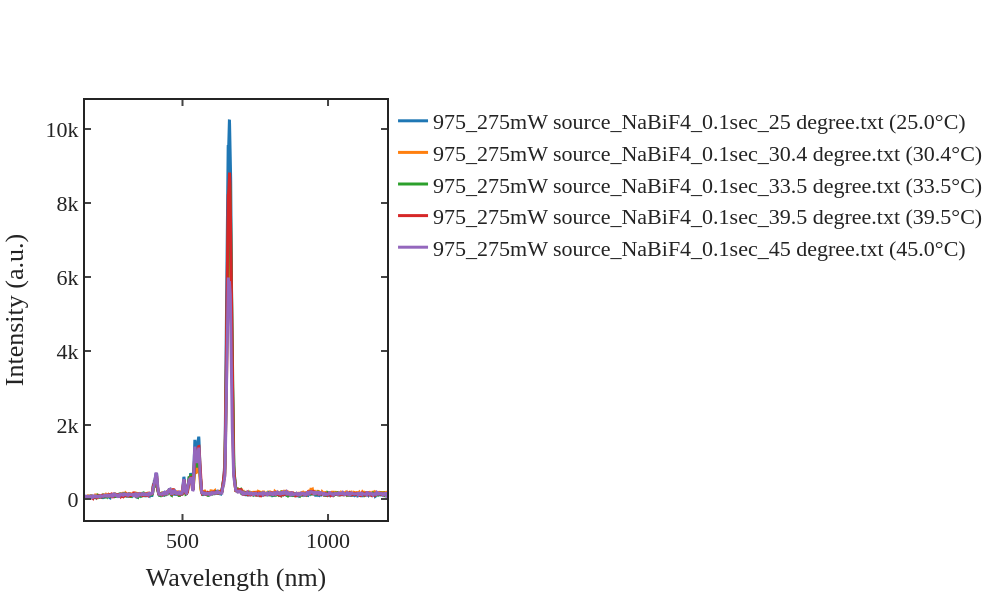
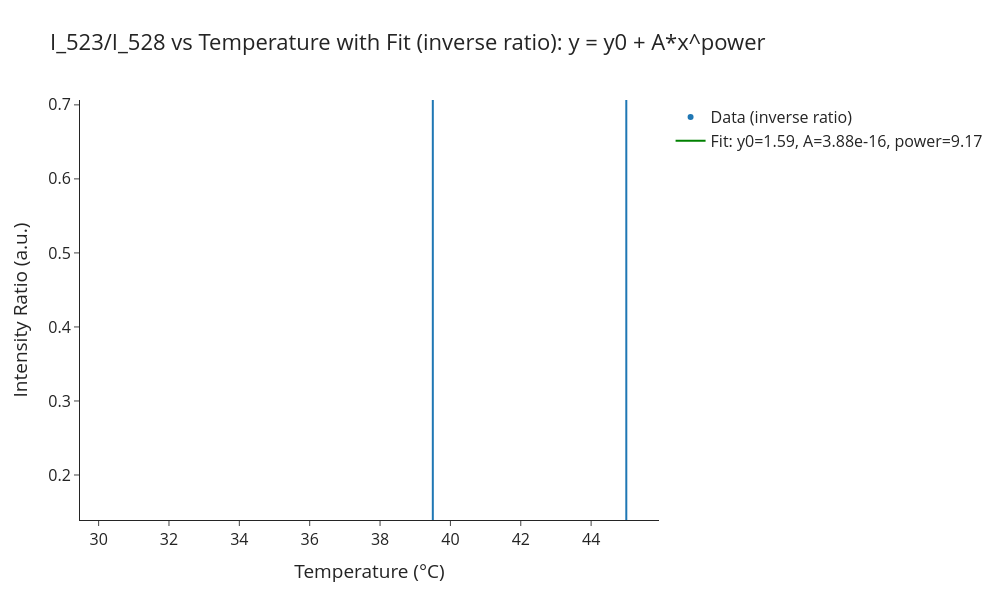
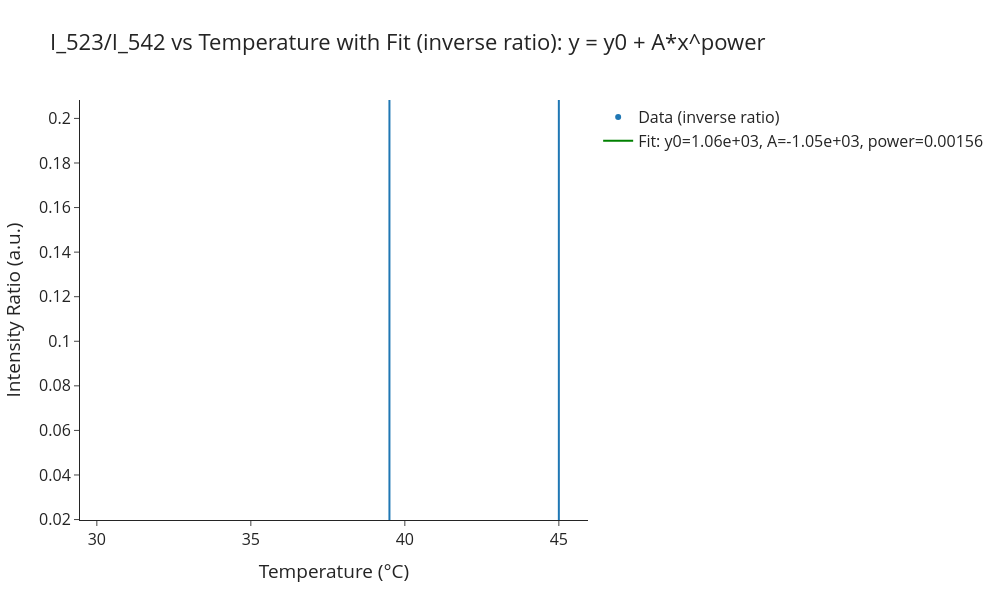
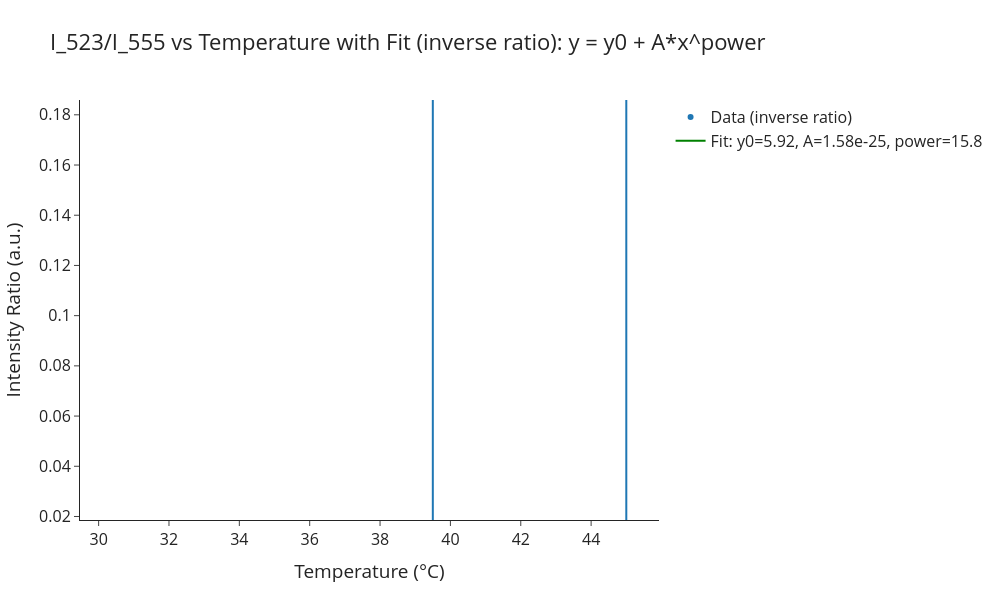

These figures' notebook cell, in order:
### Code cell
import os
import re
import numpy as np
import pandas as pd
import plotly.graph_objects as go
from itertools import combinations
from scipy.optimize import curve_fit

# Define the folder path
folder_path = r"D:\Data\2025\september\3 sep\temperature sensing"

# Plotly template with updated size
fig_template = go.layout.Template()
fig_template.layout = {
    'template': 'simple_white+presentation',
    'autosize': False,
    'width': 1000,
    'height': 600,
    'xaxis': {
        'title': 'Wavelength (nm)',
        'ticks': 'inside',
        'mirror': 'ticks',
        'linewidth': 2.0,
        'tickwidth': 2.0,
        'ticklen': 6,
        'showline': True,
        'showgrid': False,
        'zerolinecolor': 'white',
    },
    'yaxis': {
        'title': 'Intensity (a.u.)',
        'ticks': 'inside',
        'mirror': 'ticks',
        'linewidth': 2.0,
        'tickwidth': 2.0,
        'ticklen': 6,
        'showline': True,
        'showgrid': False,
        'zerolinecolor': 'white'
    },
    'font': {
        'family': 'mathjax',
        'size': 22,
    }
}

# Target wavelengths
target_wavelengths = np.array([661, 555, 542, 504, 528, 523])

# Wavelength used for background subtraction before ratio
background_wavelength = 750

# Use combinations (numerator < denominator) to avoid duplicates
ratio_pairs = list(combinations(sorted(target_wavelengths), 2))
ratio_columns = [f'I_{i}/I_{j}' for i, j in ratio_pairs]

# Regex pattern to extract temperature (decimal number before 'degree')
temp_pattern = re.compile(r'(\d+\.?\d*)\s*degree')

# Figure for spectral plots (one spectrum per temperature)
fig = go.Figure(layout=fig_template.layout)
spectra_temps_plotted = set()

results = []

for filename in sorted(os.listdir(folder_path)):
    if filename.endswith(".txt"):
        file_path = os.path.join(folder_path, filename)
        try:
            # Extract temperature from filename
            temp_match = temp_pattern.search(filename)
            if temp_match:
                temperature = float(temp_match.group(1))
            else:
                print(f"Temperature not found in filename: {filename}")
                continue

            # Load spectral data
            data = np.loadtxt(file_path)
            if data.shape[1] < 2:
                continue

            wavelength = data[:, 0]
            intensity = data[:, 1]

            # Background subtraction: subtract intensity at 750 nm
            intensity_750 = np.interp(background_wavelength, wavelength, intensity)

            # Interpolate intensities at target wavelengths
            interp_intensity = np.interp(target_wavelengths, wavelength, intensity)

            # Subtract background intensity (at 750 nm)
            interp_intensity_bg_subtracted = interp_intensity - intensity_750

            # Make sure no negative values after subtraction (set negatives to zero)
            interp_intensity_bg_subtracted = np.clip(interp_intensity_bg_subtracted, 0, None)

            # Also subtract min intensity to normalize as original code intended
            interp_intensity_bg_subtracted -= interp_intensity_bg_subtracted.min()

            # Plot one spectrum per temperature (plot original intensity minus min for display)
            if temperature not in spectra_temps_plotted:
                intensity_for_plot = intensity - intensity.min()
                fig.add_trace(go.Scatter(x=wavelength, y=intensity_for_plot, mode='lines', name=f"{filename} ({temperature}°C)"))
                spectra_temps_plotted.add(temperature)

            # Calculate ratios using background subtracted intensities
            ratios = []
            for i, j in ratio_pairs:
                i_idx = np.where(target_wavelengths == i)[0][0]
                j_idx = np.where(target_wavelengths == j)[0][0]
                denom = interp_intensity_bg_subtracted[j_idx]
                if denom == 0:
                    ratios.append(np.nan)
                else:
                    ratios.append(interp_intensity_bg_subtracted[i_idx] / denom)

            results.append([filename, temperature] + ratios)

        except Exception as e:
            print(f"Failed to process {filename}: {e}")

# Show spectral plots (one per temperature)
fig.show()

# Create DataFrame from all results (including repeated temperatures)
df = pd.DataFrame(results, columns=['Filename', 'Temperature'] + ratio_columns)
df[ratio_columns] = df[ratio_columns].round(3)

# Save detailed data with duplicates
output_csv_path = os.path.join(folder_path, "PL_Intensity_Ratios_with_Temperature.csv")
df.to_csv(output_csv_path, index=False)
print(f"\nSaved detailed ratio data with temperature to:\n{output_csv_path}")

# Group by temperature and compute mean and std deviation for each ratio
grouped = df.groupby('Temperature')[ratio_columns].agg(['mean', 'std']).reset_index()

# Flatten multiindex columns
grouped.columns = ['Temperature'] + [f"{col}_{stat}" for col, stat in grouped.columns if col != 'Temperature']

# -------------------------------
# Define the model function: y = y0 + A * x^power
def model_func(x, y0, A, power):
    return y0 + A * x ** power

# Function to compute residual sum of squares (weighted by errors)
def rss(y_obs, y_pred, y_err):
    residuals = (y_obs - y_pred) / y_err
    return np.nansum(residuals ** 2)

# Prepare results container for fit parameters and percentage change
fit_results = []

for ratio_col in ratio_columns:
    T = grouped['Temperature'].values
    y = grouped[f'{ratio_col}_mean'].values
    y_err = grouped[f'{ratio_col}_std'].values

    # Filter valid data (remove NaNs and keep T > 0 for power)
    mask = (T > 0) & (~np.isnan(y)) & (~np.isnan(y_err)) & (y_err > 0)
    T_clean = T[mask]
    y_clean = y[mask]
    y_err_clean = y_err[mask]

    if len(T_clean) < 3:
        print(f"Not enough valid data points to fit model for {ratio_col}")
        continue

    # Save this ratio's data as CSV
    ratio_csv_df = pd.DataFrame({
        'Temperature': T_clean,
        f'{ratio_col}_mean': y_clean,
        f'{ratio_col}_std': y_err_clean
    })
    ratio_csv_filename = f"PL_Ratio_{ratio_col.replace('/', '_vs_')}_vs_Temperature.csv"
    ratio_csv_path = os.path.join(folder_path, ratio_csv_filename)
    ratio_csv_df.to_csv(ratio_csv_path, index=False)
    print(f"Saved CSV for {ratio_col}: {ratio_csv_path}")

    # Initial guess for parameters: y0 = min(y), A = (max(y)-min(y)), power = 1
    p0 = [np.min(y_clean), np.max(y_clean) - np.min(y_clean), 1.0]

    best_fit = None
    best_rss = np.inf
    best_fit_label = None  # "direct" or "inverse"
    best_popt = None
    best_pcov = None

    # 1) Try fitting direct ratio y = R
    try:
        popt, pcov = curve_fit(model_func, T_clean, y_clean, sigma=y_err_clean, p0=p0, maxfev=10000)
        y_fit = model_func(T_clean, *popt)
        rss_val = rss(y_clean, y_fit, y_err_clean)
        if rss_val < best_rss:
            best_rss = rss_val
            best_fit = y_fit
            best_fit_label = 'direct'
            best_popt = popt
            best_pcov = pcov
    except RuntimeError as e:
        print(f"Direct fit did not converge for {ratio_col}: {e}")

    # 2) Try fitting inverse ratio y = 1/R
    y_inv = 1 / y_clean
    y_inv_err = y_err_clean / (y_clean**2)  # error propagation for inverse

    # Filter out problematic inverse data (avoid division by zero)
    inv_mask = (~np.isnan(y_inv)) & (~np.isinf(y_inv)) & (y_inv_err > 0)
    T_inv = T_clean[inv_mask]
    y_inv_clean = y_inv[inv_mask]
    y_inv_err_clean = y_inv_err[inv_mask]

    if len(T_inv) >= 3:
        try:
            popt_inv, pcov_inv = curve_fit(model_func, T_inv, y_inv_clean, sigma=y_inv_err_clean, p0=p0, maxfev=10000)
            y_fit_inv = model_func(T_inv, *popt_inv)
            rss_val_inv = rss(y_inv_clean, y_fit_inv, y_inv_err_clean)
            if rss_val_inv < best_rss:
                best_rss = rss_val_inv
                best_fit = y_fit_inv
                best_fit_label = 'inverse'
                best_popt = popt_inv
                best_pcov = pcov_inv
        except RuntimeError as e:
            print(f"Inverse fit did not converge for {ratio_col}: {e}")

    if best_popt is None:
        print(f"No successful fit for {ratio_col}")
        continue

    y0_fit, A_fit, power_fit = best_popt

    # Generate fit values for plotting
    T_fit = np.linspace(min(T_clean), max(T_clean), 300)
    y_fit_plot = model_func(T_fit, *best_popt)

    # Y axis limits with margin
    y_min = max(0, np.min(y_clean) * 0.9)
    y_max = np.max(y_clean) * 1.1

    # Plot data and fit curve
    fig_single = go.Figure(layout=go.Layout(
        title=f'{ratio_col} vs Temperature with Fit ({best_fit_label} ratio): y = y0 + A*x^power',
        xaxis=dict(title='Temperature (°C)'),
        yaxis=dict(title='Intensity Ratio (a.u.)', range=[y_min, y_max]),
        width=1000,
        height=600,
        template='simple_white',
        font=dict(size=16),
    ))

    # Plot the data points depending on which fit was chosen
    if best_fit_label == 'direct':
        fig_single.add_trace(go.Scatter(
            x=T_clean,
            y=y_clean,
            error_y=dict(type='data', array=y_err_clean, visible=True),
            mode='markers',
            name='Data (direct ratio)'
        ))
        fig_single.add_trace(go.Scatter(
            x=T_fit,
            y=y_fit_plot,
            mode='lines',
            line=dict(color='green'),
            name=f'Fit: y0={y0_fit:.3g}, A={A_fit:.3g}, power={power_fit:.3g}'
        ))
    else:
        # Plot inverse ratio data and fit
        fig_single.add_trace(go.Scatter(
            x=T_inv,
            y=y_inv_clean,
            error_y=dict(type='data', array=y_inv_err_clean, visible=True),
            mode='markers',
            name='Data (inverse ratio)'
        ))
        fig_single.add_trace(go.Scatter(
            x=T_fit,
            y=y_fit_plot,
            mode='lines',
            line=dict(color='green'),
            name=f'Fit: y0={y0_fit:.3g}, A={A_fit:.3g}, power={power_fit:.3g}'
        ))

    fig_single.show()

    # Calculate percentage change per degree at mean temperature:
    mean_T = np.mean(T_clean)
    y_at_mean = model_func(mean_T, *best_popt)
    dydx_at_mean = A_fit * power_fit * mean_T ** (power_fit - 1)
    pct_change_per_degree = (dydx_at_mean / y_at_mean) * 100 if y_at_mean != 0 else np.nan

    # Store fit parameters and percentage change along with fit type
    fit_results.append({
        'Ratio': ratio_col,
        'Fit_Type': best_fit_label,
        'y0': y0_fit,
        'A': A_fit,
        'power': power_fit,
        'Pct_Change_per_Degree': pct_change_per_degree,
        'RSS': best_rss
    })

# Create DataFrame summarizing fit parameters and percentage change
fit_df = pd.DataFrame(fit_results)

# Save summary to CSV
fit_params_csv = os.path.join(folder_path, 'Fit_Params_and_Percent_Change_with_Inverse_Check.csv')
fit_df.to_csv(fit_params_csv, index=False)
print(f"\nSaved fit parameters and percentage change per degree (including inverse check) to:\n{fit_params_csv}")

print("\nFit parameters and percentage change per degree per ratio (including direct/inverse fit info):")
print(fit_df)

# --------------------------------------
# Summarize which ratios gave good fits (e.g., RSS < threshold)
rss_threshold = 20  # Adjust this threshold based on your data quality

good_fits = fit_df[fit_df['RSS'] < rss_threshold]

print(f"\nRatios with good fits (RSS < {rss_threshold}):")
if not good_fits.empty:
    for _, row in good_fits.iterrows():
        print(f"- {row['Ratio']}: Fit type = {row['Fit_Type']}, RSS = {row['RSS']:.2f}, Pct Change/°C = {row['Pct_Change_per_Degree']:.3f}%")
else:
    print("No ratios met the RSS threshold for a good fit.")

### Figure 1 — Plotly figure (JSON) as saved in the notebook; plotly's stock layout.template omitted (floating-point values rounded to 4 significant figures; data arrays with more than 128 entries replaced by an {"elided": "..."} marker saying what was removed)
{"data": [{"mode": "lines", "name": "975_275mW source_NaBiF4_0.1sec_25 degree.txt (25.0°C)", "type": "scatter", "x": {"elided": "3653 float values"}, "y": {"elided": "3653 float values"}}, {"mode": "lines", "name": "975_275mW source_NaBiF4_0.1sec_30.4 degree.txt (30.4°C)", "type": "scatter", "x": {"elided": "3653 float values"}, "y": {"elided": "3653 float values"}}, {"mode": "lines", "name": "975_275mW source_NaBiF4_0.1sec_33.5 degree.txt (33.5°C)", "type": "scatter", "x": {"elided": "3653 float values"}, "y": {"elided": "3653 float values"}}, {"mode": "lines", "name": "975_275mW source_NaBiF4_0.1sec_39.5 degree.txt (39.5°C)", "type": "scatter", "x": {"elided": "3653 float values"}, "y": {"elided": "3653 float values"}}, {"mode": "lines", "name": "975_275mW source_NaBiF4_0.1sec_45 degree.txt (45.0°C)", "type": "scatter", "x": {"elided": "3653 float values"}, "y": {"elided": "3653 float values"}}], "layout": {"autosize": false, "font": {"family": "mathjax", "size": 22}, "height": 600, "width": 1000, "xaxis": {"autorange": true, "linewidth": 2, "mirror": "ticks", "range": [165.0, 1203.0], "showgrid": false, "showline": true, "ticklen": 6, "ticks": "inside", "tickwidth": 2, "title": {"text": "Wavelength (nm)"}, "type": "linear", "zerolinecolor": "white"}, "yaxis": {"autorange": true, "linewidth": 2, "mirror": "ticks", "range": [-567.7, 10790.0], "showgrid": false, "showline": true, "ticklen": 6, "ticks": "inside", "tickwidth": 2, "title": {"text": "Intensity (a.u.)"}, "type": "linear", "zerolinecolor": "white"}}}

### Figure 2 — Plotly figure (JSON) as saved in the notebook; plotly's stock layout.template omitted (floating-point values rounded to 4 significant figures; data arrays with more than 128 entries replaced by an {"elided": "..."} marker saying what was removed)
{"data": [{"error_y": {"array": [0.5192, 0.4226, 6.565, 2.084], "type": "data", "visible": true}, "mode": "markers", "name": "Data (inverse ratio)", "type": "scatter", "x": [30.4, 33.5, 39.5, 45], "y": [1.675, 1.557, 6.466, 2.076]}, {"line": {"color": "green"}, "mode": "lines", "name": "Fit: y0=1.59, A=3.88e-16, power=9.17", "type": "scatter", "x": {"elided": "300 float values"}, "y": {"elided": "300 float values"}}], "layout": {"font": {"size": 16}, "height": 600, "title": {"text": "I_523/I_528 vs Temperature with Fit (inverse ratio): y = y0 + A*x^power"}, "width": 1000, "xaxis": {"autorange": true, "range": [29.46, 45.94], "title": {"text": "Temperature (°C)"}, "type": "linear"}, "yaxis": {"range": [0.1392, 0.7066], "title": {"text": "Intensity Ratio (a.u.)"}, "type": "linear"}}}

### Figure 3 — Plotly figure (JSON) as saved in the notebook; plotly's stock layout.template omitted (floating-point values rounded to 4 significant figures; data arrays with more than 128 entries replaced by an {"elided": "..."} marker saying what was removed)
{"data": [{"error_y": {"array": [1.334, 0.999, 50.1, 27.85], "type": "data", "visible": true}, "mode": "markers", "name": "Data (inverse ratio)", "type": "scatter", "x": [30.4, 33.5, 39.5, 45], "y": [5.769, 5.282, 45.45, 24.39]}, {"line": {"color": "green"}, "mode": "lines", "name": "Fit: y0=1.06e+03, A=-1.05e+03, power=0.00156", "type": "scatter", "x": {"elided": "300 float values"}, "y": {"elided": "300 float values"}}], "layout": {"font": {"size": 16}, "height": 600, "title": {"text": "I_523/I_542 vs Temperature with Fit (inverse ratio): y = y0 + A*x^power"}, "width": 1000, "xaxis": {"autorange": true, "range": [29.43, 45.97], "title": {"text": "Temperature (°C)"}, "type": "linear"}, "yaxis": {"range": [0.0198, 0.2083], "title": {"text": "Intensity Ratio (a.u.)"}, "type": "linear"}}}

### Figure 4 — Plotly figure (JSON) as saved in the notebook; plotly's stock layout.template omitted (floating-point values rounded to 4 significant figures; data arrays with more than 128 entries replaced by an {"elided": "..."} marker saying what was removed)
{"data": [{"error_y": {"array": [1.291, 1.264, 53.2, 27.21], "type": "data", "visible": true}, "mode": "markers", "name": "Data (inverse ratio)", "type": "scatter", "x": [30.4, 33.5, 39.5, 45], "y": [6.122, 5.917, 48.39, 24]}, {"line": {"color": "green"}, "mode": "lines", "name": "Fit: y0=5.92, A=1.58e-25, power=15.8", "type": "scatter", "x": {"elided": "300 float values"}, "y": {"elided": "300 float values"}}], "layout": {"font": {"size": 16}, "height": 600, "title": {"text": "I_523/I_555 vs Temperature with Fit (inverse ratio): y = y0 + A*x^power"}, "width": 1000, "xaxis": {"autorange": true, "range": [29.46, 45.94], "title": {"text": "Temperature (°C)"}, "type": "linear"}, "yaxis": {"range": [0.0186, 0.1859], "title": {"text": "Intensity Ratio (a.u.)"}, "type": "linear"}}}
